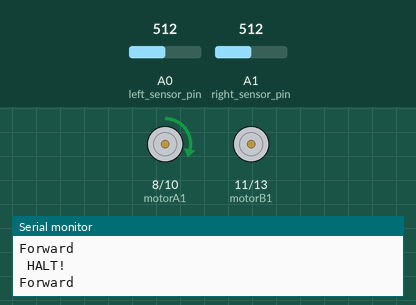
Simulated run of this sketch. Board: Arduino Uno, built with avr-gcc and run on an emulated ATmega328P. On the bench: motor-driver pin pairs drawn as motors (green arrow = first pin HIGH = forward, orange = second pin HIGH = backward, longer = more drive, scaled by the enable pin), the last lines printed to the serial monitor. Inputs (shaded band) come from the test bench; at power-on: A0 (left_sensor_pin) = 512, A1 (right_sensor_pin) = 512.

Above: at 4.2 s.
4.3 s: A0 (left_sensor_pin) set to 535
7.3 s: A0 (left_sensor_pin) set to 565
8.8 s: A1 (right_sensor_pin) set to 487
At 9.5 s:
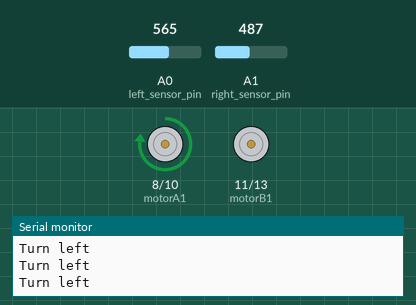
10.3 s: A0 (left_sensor_pin) set to 540
At 10.47 s:
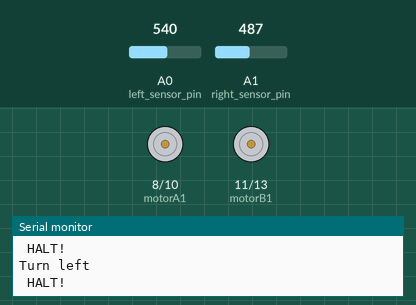
13.3 s: A1 (right_sensor_pin) set to 560
At 13.8 s:
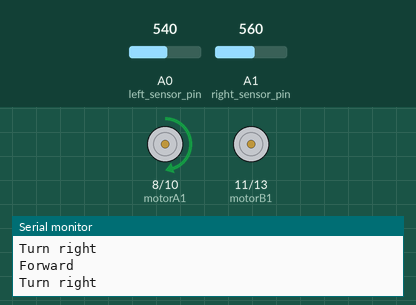
16.3 s: A1 (right_sensor_pin) set to 540
At 16.48 s:
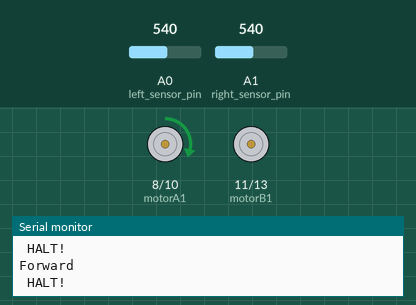
Timing chart, 0 to 20.3 s (numbered marks = the images above; inputs shaded):
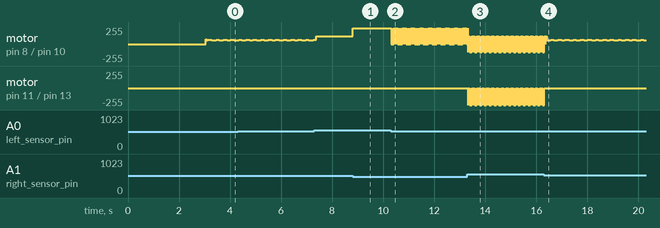

The sketch:

LineTracer.ino
```cpp
  // PROJECT, 2018

  // Physical Setup ----------------------------------

  int vSpeed = 120;
  int turn_speed = 240;
  int turn_delay = 5;

  const int motorA1      = 8;     //PINS....
  const int motorA2      = 10;
  const int motorAspeed  = 9;
  const int motorB1      = 11;
  const int motorB2      = 13;
  const int motorBspeed  = 12;

  int left_sensor_state;
  int right_sensor_state;

  const int left_sensor_pin =A0;
  const int right_sensor_pin =A1;


void setup()
{
  pinMode(motorA1, OUTPUT);
  pinMode(motorA2, OUTPUT);
  pinMode(motorB1, OUTPUT);
  pinMode(motorB2, OUTPUT);

  Serial.begin(9600);
  delay(3000);

}


void loop()
{
left_sensor_state = analogRead(left_sensor_pin);
right_sensor_state = analogRead(right_sensor_pin);

if(right_sensor_state > 550 && left_sensor_state < 550)
{
  Serial.println("Turn right");
  digitalWrite (motorA1,LOW);
  digitalWrite(motorA2,HIGH);
  digitalWrite (motorB1,LOW);
  digitalWrite(motorB2,HIGH);

  analogWrite (motorAspeed, vSpeed);
  analogWrite (motorBspeed, turn_speed);
  }

if(right_sensor_state < 500 && left_sensor_state > 500)
{
  Serial.println("Turn left");
  digitalWrite (motorA1,HIGH);
  digitalWrite(motorA2,LOW);
  digitalWrite (motorB1,HIGH);
  digitalWrite(motorB2,LOW);

  analogWrite (motorAspeed, turn_speed);
  analogWrite (motorBspeed, vSpeed);

  delay(turn_delay);
  }

if(right_sensor_state > 500 && left_sensor_state > 500)
{
  Serial.println("Forward");

  digitalWrite (motorA2,LOW);
  digitalWrite(motorA1,HIGH);
  digitalWrite (motorB2,HIGH);
  digitalWrite(motorB1,LOW);

  analogWrite (motorAspeed, vSpeed);
  analogWrite (motorBspeed, vSpeed);

  delay(turn_delay);
  }

if(right_sensor_state < 550 && left_sensor_state < 550)
{

  Serial.println(" HALT! ");

  analogWrite (motorAspeed, 0);
  analogWrite (motorBspeed, 0);

  }
}
```

Measured:
- the behaviour switches between 500 and 499 on A1 (right_sensor_pin) (found by bisection; images 0 and 1)
- after the input at 8.8 s, motor on pin 8 (motorA1) / pin 10 (motorA2): forward 120/255 → forward 240/255 at once
- after the input at 10.3 s, motor on pin 8 (motorA1) / pin 10 (motorA2): alternates forward 240/255 for 0.01 s and stopped for 0.01 s, starting at once
- after the input at 13.3 s, motor on pin 11 (motorB1) / pin 13 (motorB2): alternates backward 255/255 for 0.01 s and stopped for 0.01 s, starting at once
- after the input at 16.3 s, motor on pin 11 (motorB1) / pin 13 (motorB2): goes on until 16.3 s, then stays stopped
